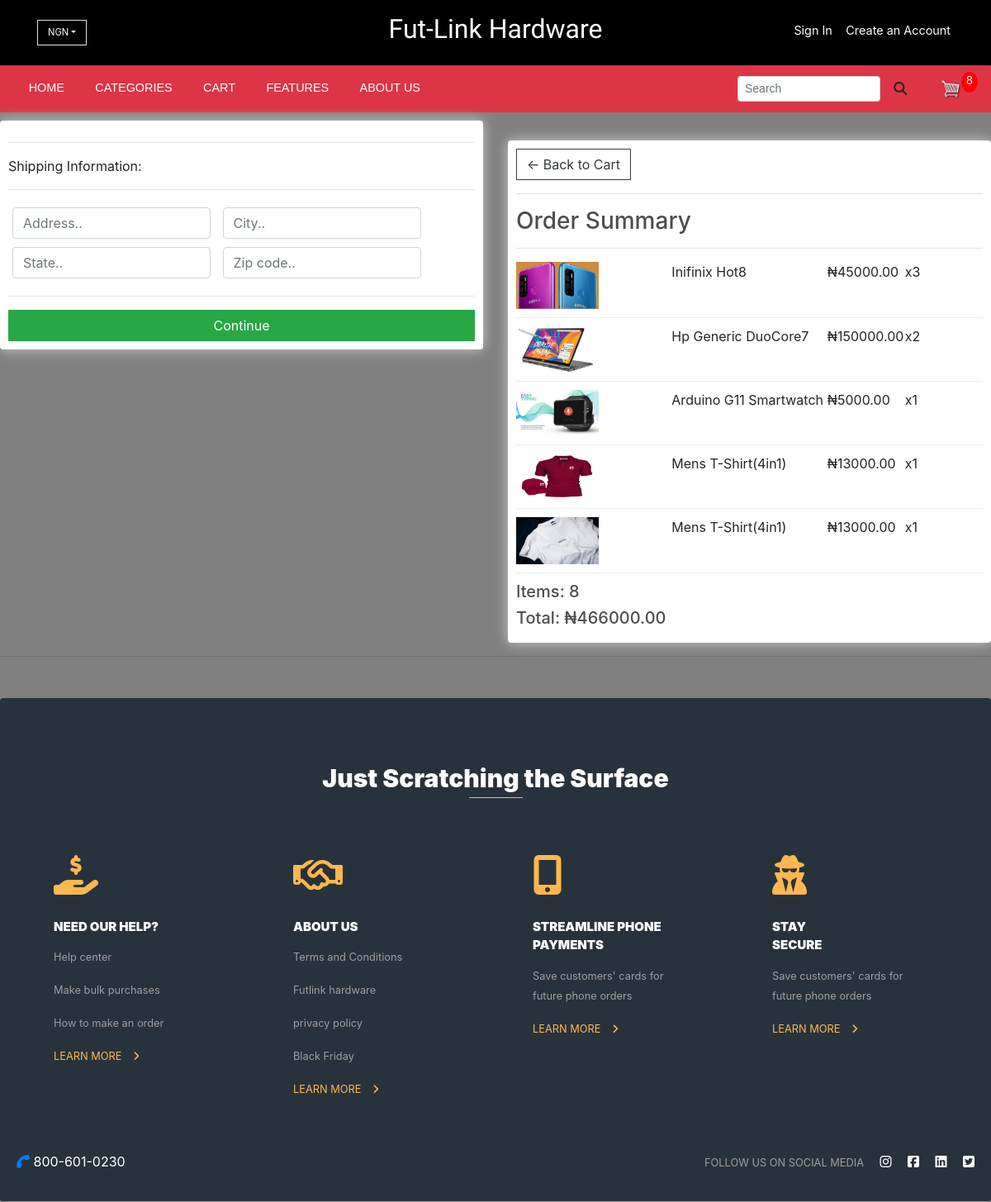
Screenshot of /checkout/ (signed in) with the database file from the repository.
### store/models.py (models this page shows, shortened)
class OrderItem(models.Model):
    product = models.ForeignKey(Product,on_delete=models.SET_NULL,null=True)
    order = models.ForeignKey(Order,on_delete=models.SET_NULL,null=True)

class Product(models.Model):
    name = models.CharField(max_length=200,null=True)
    price = models.DecimalField(max_digits=7,decimal_places=2)
    digital = models.BooleanField(default=False,null=True,blank=False)
    image = models.ImageField(null=True)

class Order(models.Model):
    customer = models.ForeignKey(Customer,on_delete=models.SET_NULL,blank=True,null=True)
    date_ordered = models.DateTimeField(auto_now_add=True)
    complete = models.BooleanField(default=False,null=True,blank=False)
    transaction_id = models.CharField(max_length=200,null=True)
    user = models.OneToOneField(User,null=True,on_delete=models.CASCADE)
    name = models.CharField(max_length=200,null=True)
    email = models.CharField(max_length=200,null=True)

### store/views.py (the view)
# urls.py: path('checkout/', views.checkout, name= "checkout"),
def checkout(request):
     data = cartData(request)
     cartItems = data['cartItems']
     order = data['order']
     items = data['items']
     context = {'items':items,'order':order,"cartItems":cartItems}
     return render(request, 'store/checkout.html', context)

### store/models.py (called while the page is built)
    @property
    def imageURL(self):
        try:
            url = self.image.url
        except:
            url = ''
        return url

    @property
    def get_cart_total(self):
        orderitems = self.orderitem_set.all()
        total = sum([item.get_total for item in orderitems])
        return total

    @property
    def shipping(self):
        shipping = False
        orderitems = self.orderitem_set.all()
        for i in orderitems:
            if i.product.digital == False:
                shipping = True
        return shipping

    @property
    def get_cart_items(self):
        orderitems = self.orderitem_set.all()
        total = sum([item.quantity for item in orderitems])
        return total

    @property
    def get_total(self):
        total = self.product.price * self.quantity
        return total

### store/utils.py (called while the page is built)
def cartData(request):
     if request.user.is_authenticated:
        customer = request.user.customer
        order,created = Order.objects.get_or_create(customer=customer,complete=False)
        items = order.orderitem_set.all()
        cartItems = order.get_cart_items
     else:
        cookieData = cookieCart(request)
        cartItems = cookieData['cartItems']
        order = cookieData['order']
        items = cookieData['items']
     return {'cartItems':cartItems,'order':order,'items':items}

### store/templates/store/checkout.html (shortened to what this page needs)
{% extends 'store/main.html' %}
{% load static %}
{% block content %}
<div class="row">
	<div class="col-lg-6">
		<div class="box-element" id="form-wrapper">
            <form id="form">
                <div id="shipping-info">
                    <hr>
                    <p>Shipping Information:</p>
                    <hr>
                    <div class="form-field">
                        <input class="form-control" type="text" name="address" placeholder="Address..">
                    </div>
                    <div class="form-field">
                        <input class="form-control" type="text" name="city" placeholder="City..">
                    </div>
                    <div class="form-field">
                        <input class="form-control" type="text" name="state" placeholder="State..">
                    </div>
                    <div class="form-field">
                        <input class="form-control" type="text" name="zipcode" placeholder="Zip code..">
                    </div>
                </div>
                <hr>
                <input id="form-button" class="btn btn-success btn-block" type="submit" value="Continue">
            </form>
		</div>
<br>
	</div>
	<div class="col-lg-6">
<br>
<div class="box-element">
	<a  class="btn btn-outline-dark" href="{% url 'cart' %}">&#x2190; Back to Cart</a>
	<hr>
	<h3>Order Summary</h3>
    <hr>
    {% for item in items %}
	<div class="cart-row">
		<div style="flex:2"><img class="row-image" src="{{item.product.imageURL}}"></div>
		<div style="flex:2"><p>{{item.product.name}}</p></div>
		<div style="flex:1"><p>&#8358;{{item.product.price|floatformat:2}}</p></div>
		<div style="flex:1"><p>x{{item.quantity}}</p></div>
    </div>
    {% endfor %}
	<h5>Items:   {{order.get_cart_items}}</h5>
	<h5>Total:   &#8358;{{order.get_cart_total|floatformat:2}}</h5>
</div>
	</div>
</div>
{% endblock content %}

### static/css/main.css (style rules this page uses)
body { background-color: #808080; }
h1,h2,h3,h4,h5,h6 { color:hsl(0, 0%, 30%); }
.box-element { box-shadow:hsl(0, 0%, 80%) 0 0 16px; background-color: #fff; border-radius: 4px; padding: 10px; }
.col-lg-4, .col-lg-6, .col-lg-8, .col-lg-12 { margin-top: 10px; }
.btn { border-radius: 0; }
.row-image { width: 100px; }
.form-field { width:250px; display: inline-block; padding: 5px; }
.cart-row { display: flex; align-items: flex-stretch; padding-bottom: 10px; margin-bottom: 10px; border-bottom: 1px solid #ececec; }

### rows the page displays
OrderItem: product.imageURL (picture), product.name "Inifinix Hot8", product.price "45000.00", quantity "3"
OrderItem: product.imageURL (picture), product.name "Hp Generic DuoCore7", product.price "150000.00", quantity "2"
OrderItem: product.imageURL (picture), product.name "Arduino G11 Smartwatch", product.price "5000.00", quantity "1"
OrderItem: product.imageURL (picture), product.name "Mens T-Shirt(4in1)", product.price "13000.00", quantity "1"
OrderItem: product.imageURL (picture), product.name "Mens T-Shirt(4in1)", product.price "13000.00", quantity "1"
Order: get_cart_items "8", get_cart_total "466000.00"

### other values shown
{{ cartItems }} "8"
